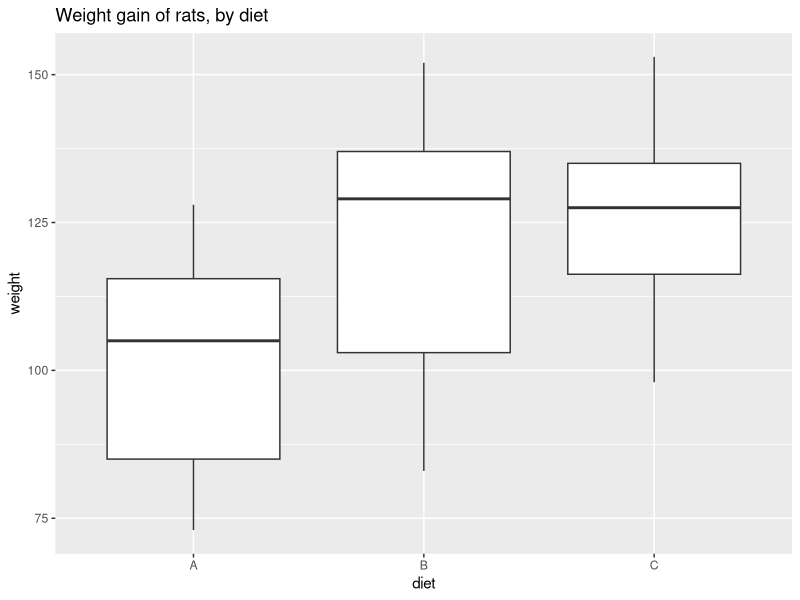
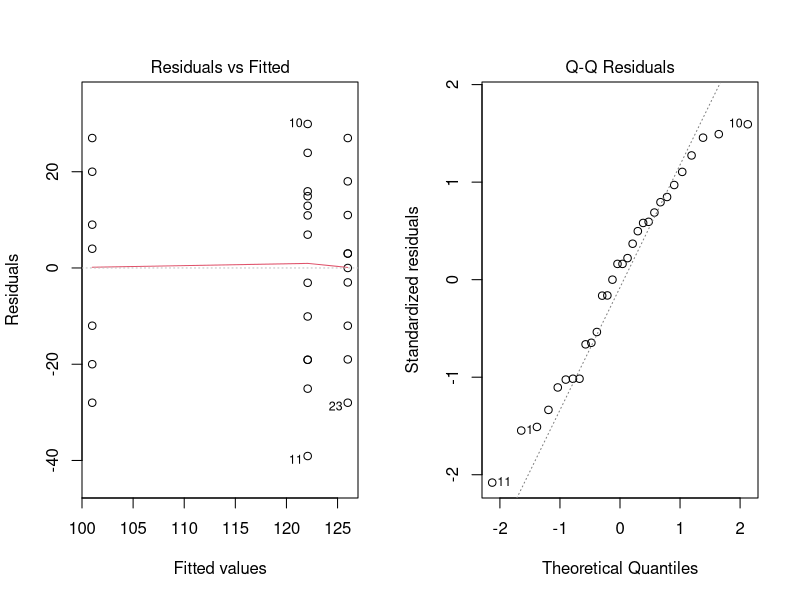

These charts were generated, in order, by the following R code:
require(ggplot2)
require(dplyr);require(tidyr)

rats <- read.csv("ratsweights.csv",header = TRUE)
rats.summary <- data.frame(sd=with(rats,tapply(weight,diet,sd)),n=with(rats,tapply(weight,diet,length)),
                           mean=with(rats,tapply(weight,diet,mean)))
group.sizes <- setNames(rats.summary$n,rownames(rats.summary))
group.means <- setNames(rats.summary$mean,rownames(rats.summary))
group.labels <- as.character(unique(rats$diet))

# visualise data. Diet A looks different to the others
ggplot(rats,aes(diet,weight))+geom_boxplot()+ggtitle("Weight gain of rats, by diet")

# ANOVA test. Are any of the group means significantly different?
# REMEMBER: class variable must be a factor, or you will get incorrect output
rats.aov <- aov(weight ~ diet, data=rats)
# Check assumptions: independence. Can't verify this without knowing how the data was collected, go back and check
# Check assumptions: normally distributed residuals. Q-Q plot looks OK, they're approximately normally distributed
par(mfrow=c(1,2));plot(rats.aov,which = c(1:2))
# Check assumptions: equal variance within each treatment (group). Residuals vs fitted plot looks approximately even,
# also check ratio of variances, <2 so looks OK
max(rats.summary$sd)/min(rats.summary$sd)
# could also do Bartlett test to check whether the variances are close enough to equal
# p-value is very large, so do not reject H0 (all variances are equal)
bartlett.test(weight ~ diet, data=rats)
# Assumptions are satisfied! Our ANOVA is valid, so let's review the output
# p-value <0.05, so there is evidence at least one of the means is significantly different from the others.
print(summary(rats.aov))

# Which of the groups is different from the others?
# 1. Is this a balanced study? A: No, number of observations in each group is different
print(group.sizes)
# 2. If balanced study would use TukeyHSD as it is much easier than Bonferroni, use TukeyHSD()
#TukeyHSD(rats.aov)
# 3. Not a balanced study, use Bonferroni
g <- length(group.sizes) # the number of groups (treatments)
k <- choose(g,2)        # the number of pairwise comparisons between groups
a <- 0.05               # alpha, the type 1 error (significance level)
astar = a/k          # alpha star, the bonferroni adjusted significance level
N=length(rats$weight)   # the total number of observations in the dataset
dof=N-g                 # degrees of freedom
# calculate the t-statistic critical value for significance cutoff. Observed t-value (tobs) must be higher than
# this critical value to be considered significant, at significance level = alpha
tquant <- qt(1-(a/(2*k)),df=dof)
# Calculate Bonferroni results. Can see A-C difference in means > critical value, and A-C tobs > tquant (two different ways of reaching same conclusion)
# Group A is significantly different from group C. A-B and B-C aren't significantly different at alpha sig level
SS.resid <- 0
for (grp in group.labels){
        mean.g <- mean((rats %>% filter(diet==grp))$weight)
        SS.resid <- SS.resid + sum(((rats %>% filter(diet==grp))$weight-mean.g)^2)
}
MS.resid <- SS.resid/(N-g); Sp <- sqrt(MS.resid)
rats.bonferroni <- data.frame(t(combn(group.labels,2)),stringsAsFactors = FALSE) %>% rename(g1=X1,g2=X2) %>% mutate(n1=group.sizes[g1],n2=group.sizes[g2],
                                                                                          crit.val=tquant*Sp*sqrt((1/n1)+(1/n2)),
                                                                                          diff.mean1.mean2=abs(group.means[g1]-group.means[g2]),
                                                                                          is.above.crit.val=diff.mean1.mean2>crit.val,
                                                                                          tquant=tquant,tobs=diff.mean1.mean2/(Sp*sqrt((1/n1)+(1/n2))))